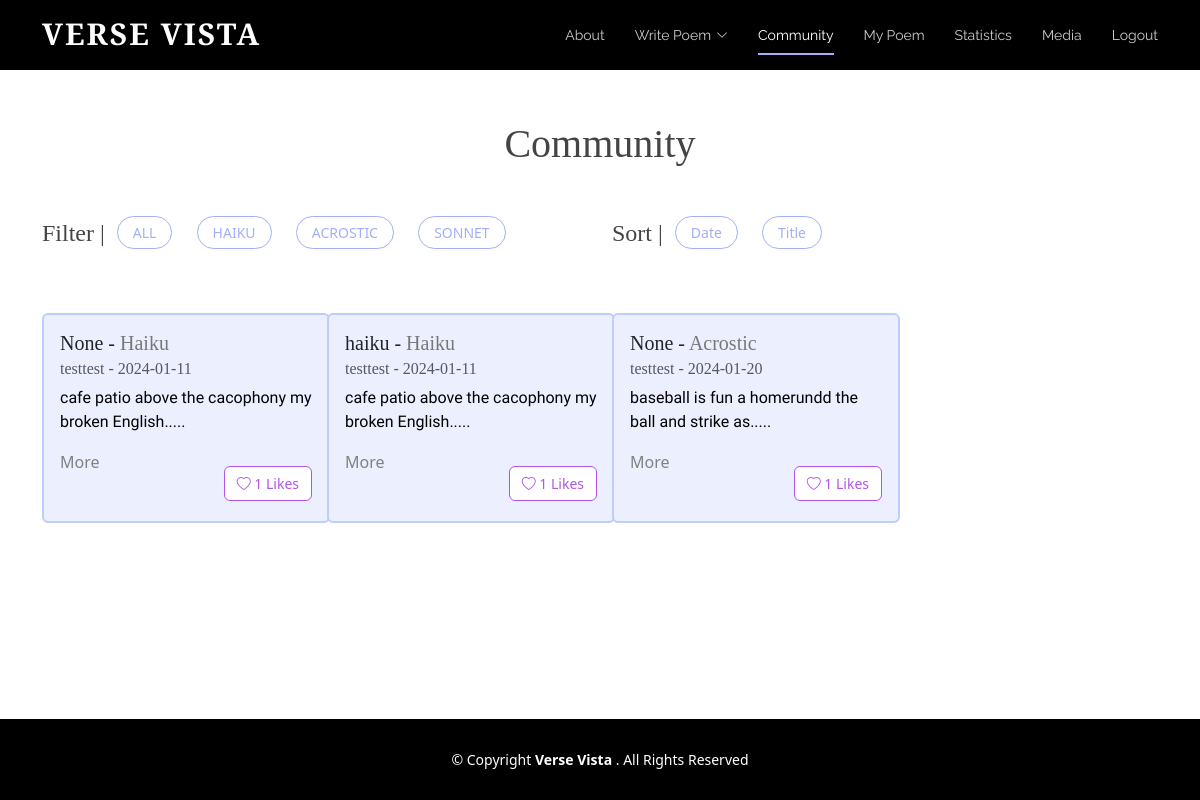
Screenshot of /board (signed in) with the database file from the repository.
### tables this page shows
CREATE TABLE "Poem" (
	"username"	TEXT,
	"content"	TEXT,
	"date"	TEXT,
	"title"	TEXT,
	"type"	TEXT
, "id"	INTEGER, "numLikes"	INTEGER, "sentiment"	INTEGER);

### app.py (the view)
@app.route("/board", methods=['GET', 'POST'])
def board():
	isLogin = False
	if request.method == "POST":
		pass
	else:
		isLogin = True
		conn = sqlite3.connect('static/database.db')
		cursor = conn.cursor()
		query = """
			SELECT P.username, P.content, P.date, P.title, P.type,P.id, P.numLikes,
				   COALESCE(L.liked, 0) AS liked
			FROM Poem P
			LEFT JOIN Likes L ON P.id = L.poem_id AND L.username = ?
		"""
		cursor.execute(query, (session.get("username"),))
		rows = cursor.fetchall()
		num_poems = len(rows)
		usernames = []  # ["scott", "alice"]
		contents = []  # ["poem...", "poem2..."]
		dates = []  # ["2023-12-12", "2022-10-10"]
		titles = []
		types = []
		likes = []
		ids = []
		num_likes = []
		for row in rows:
			usernames.append(row[0])
			contents.append(row[1])
			dates.append(row[2])
			titles.append(row[3])
			types.append(row[4].title())
			likes.append(row[7])
			num_likes.append(row[6])
			ids.append(row[5])
		print(likes)
		print(ids)
		print("AAAAA",num_poems)
		if "username" not in session:
			isLogin = False
			return redirect(url_for('login'))
		else:
			isLogin = True
		return render_template('board.html',ids=ids, usernames=usernames, contents=contents,
							   dates=dates, titles=titles, types=types, liked_status=likes,
							   num_poems=num_poems, num_likes = num_likes,isLogin=isLogin)

### templates/board.html (shortened to what this page needs)
<!DOCTYPE html>
<html lang="en">
  <head>
    <link href="../static/vendor/aos/aos.css" rel="stylesheet">
    <link href="../static/vendor/bootstrap/css/bootstrap.min.css" rel="stylesheet">
    <link href="../static/vendor/bootstrap-icons/bootstrap-icons.css" rel="stylesheet">
    <link href="../static/vendor/boxicons/css/boxicons.min.css" rel="stylesheet">
    <link href="../static/vendor/glightbox/css/glightbox.min.css" rel="stylesheet">
    <link href="../static/vendor/swiper/swiper-bundle.min.css" rel="stylesheet">
    <link href="../static/css/style.css" rel="stylesheet">
  </head>
<body class="d-flex flex-column min-vh-100">
      <header id="header" class="fixed-top d-flex align-items-center">
        <div class="container d-flex justify-content-between">
          <div class="logo">
            <h1><a href="{{url_for('index')}}">Verse Vista
</a></h1>
          </div>
          <nav id="navbar" class="navbar">
        <ul>
          <li><a class="nav-link scrollto" href="{{url_for('index')}}#about">About</a></li>
          <li class="dropdown"><a href="{{url_for('bwrite')}}"><span>Write Poem</span> <i class="bi bi-chevron-down"></i></a>
          </li>
          <li><a class="nav-link scrollto active" href="{{url_for('board')}}">Community</a></li>
                      <li><a class="nav-link scrollto" href="{{url_for('mypage')}}">My Poem</a></li>
          <li><a class="nav-link scrollto" href="{{url_for('statistics')}}">Statistics</a></li>
          <li><a class="nav-link scrollto" href="{{url_for('tube')}}">Media</a></li>
          {% if isLogin %}
            <li><a class="nav-link scrollto" href="{{url_for('logout')}}">Logout</a></li>
          {% else %}
            <li><a class="nav-link scrollto" href="{{url_for('login')}}">Login</a></li>
          {% endif %}
        </ul>
          </nav>
        </div>
      </header>
  <main class="flex-grow-1">
        <div class="container board-top">
          <h1 class="mb-5 text-center">Community</h1>
          <div class="row mb-4">
            <div class="col-lg-6 d-flex">
                <h4>Filter |</h4>
                <ul class="poem-filters">
                  <li data-filter = "*">ALL</li>
                  <li data-filter = ".filter-Haiku">HAIKU</li>
                  <li data-filter = ".filter-Acrostic">ACROSTIC</li>
                  <li data-filter = ".filter-Sonnet">SONNET</li>
                </ul>
            </div>
            <div class="col-lg-6 d-flex">
                <h4>Sort |</h4>
                <ul class="poem-filters">
                    <li class="sorting" data-sort-by ="date">Date</li>
                    <li class="sorting"  data-sort-by ="title">Title</li>
                </ul>
            </div>
          </div>
          <div class="row poem-container">
            {% for i in range(num_poems) %}
              {% if i < 4 %}
                <div class="col-md-6 col-lg-3 poem-item filter-{{types[i]}} mt-4 mt-md-4" data-title="{{titles[i]}}" data-date="{{dates[i][0:10]}}" data-type="{{types[i]}}">
              {% else %}
                <div class="col-md-6 col-lg-3 poem-item filter-{{types[i]}} mt-4 mt-md-4 mt-lg-4"data-title="{{titles[i]}}"  data-date="{{ dates[i][0:10]}}" data-type="{{types[i]}}">
              {% endif %}
              <div class="card poem-card mx-auto" style="width: 18rem;">
                <div class="card-body">
                  <h5 class="card-title"><span class="title">{{titles[i]}}</span> - <span class="board-poemtype type">{{types[i]}}</span></h5>
                  <h6 class="card-subtitle mb-2 text-muted">{{usernames[i]}} - <span class="date">{{dates[i][0:10]}}</span></h6>
                  <p class="card-text">{{contents[i][0:50]}}.....</p>
                <div class="d-flex justify-content-between">
                  <a class="card-link" data-bs-toggle="modal" data-bs-target="#poemModal" data-title="{{titles[i]}}" data-type="{{types[i]}}" data-username="{{usernames[i]}}" data-date="{{dates[i][0:10]}}" data-content="{{contents[i]}}">
  More
</a>
                    {% if liked_status[i] == 1 %}
                  <div class="text-right">
                    <button class="mt-3 btn btn-outline-danger like-button really-like" data-poem-id="{{ ids[i] }}" data-username="{{ usernames[i] }}" data-liked="{{ liked_status[i] }}">
      <i class="bi bi-heart-fill"></i> <span class="like-count">{{ num_likes[i] }}</span> Likes
                    </button>
                  </div>
                    {%else %}
                                      <div class="text-right">
                    <button class="mt-3 btn btn-outline-danger like-button" data-poem-id="{{ ids[i] }}" data-username="{{ usernames[i] }}" data-liked="{{ liked_status[i] }}">
      <i class="bi bi-heart"></i> <span class="like-count">{{ num_likes[i] }}</span> Likes
                    </button>
                  </div>
                    {% endif %}
                </div>
                </div>
              </div>
            </div>
            {% endfor %}
          </div>
        </div>
      </main>
  <footer id="footer" class="mt-5">
    <div class="container">
      <div class="copyright">
        &copy; Copyright <strong><span>Verse Vista
</span></strong>. All Rights Reserved
      </div>
    </div>
  </footer>
  </body>
</html>

### static/css/style.css (style rules this page uses)
body { color: #444444; }
a { color: #1bac91; text-decoration: none; }
h1, h2, h3, h4, h5, h6 { font-family: 'Cormorant Garamond', serif; }
#header { height: 70px; transition: all 0.5s; z-index: 997; background: #000; }
#header .logo h1 { font-size: 30px; margin: 0; padding: 6px 0; line-height: 1; font-weight: 700; letter-spacing: 2px; text-transform: uppercase; }
#header .logo h1 a, #header .logo h1 a:hover { color: #fff; text-decoration: none; }
.navbar { padding: 0; }
.navbar ul { margin: 0; padding: 0; display: flex; list-style: none; align-items: center; }
.navbar li { position: relative; }
.navbar>ul>li+li { margin-left: 30px; }
.navbar a, .navbar a:focus { display: flex; align-items: center; justify-content: space-between; padding: 12px 0; font-size: 14px; font-family: "Raleway", sans-serif; color: rgba(255, 255, 255, 0.8); white-space: nowrap; transition: 0.3s; position: relative; }
.navbar a i, .navbar a:focus i { font-size: 12px; line-height: 0; margin-left: 5px; }
.navbar>ul>li>a:before { content: ""; position: absolute; width: 100%; height: 2px; bottom: 3px; left: 0; background-color: #A2AFF6; visibility: hidden; width: 0px; transition: all 0.3s ease-in-out 0s; }
.navbar a:hover:before, .navbar li:hover>a:before, .navbar .active:before { visibility: visible; width: 100%; }
.navbar a:hover, .navbar .active, .navbar .active:focus, .navbar li:hover>a { color: #fff; }
#footer { background: black; padding: 0 0 30px 0; color: #fff; font-size: 14px; }
#footer .copyright { text-align: center; padding-top: 30px; }
body p { color: black; font-family: 'Nanum Myeongjo', serif; }
body a { color: gray; }
body { margin: 0; }
.board-top { margin-top: 120px; }
.board-poemtype { color:#787878; }
.poem-filters { list-style: none; margin-left: -20px; }
.board-top h4 { margin-top: 3px; }
.poem-filters li { cursor: pointer; font-size: 14px; display: inline-block; background: white; border: 1px solid #A2AFF6; padding: 5px 15px 5px 15px; border-radius: 50px; margin-right: 20px; color: #A2AFF6; font-weight: 500; }
.card-link { cursor:pointer }
.like-button { font-size:14px; }
.btn-outline-danger { background-color:white !important; color:#B255E3 !important; border:1px solid #B255E3 !important; }
.poem-card { height: 210px; background-color:#ECEFFE; border: 2px solid #BECDFB; transition: transform 0.3s ease-in-out; }

### rows the page displays
Poem: username "testtest", date "2024-01-11", content "cafe patio above the cacophony my broken English"
Poem: title "haiku", username "testtest", date "2024-01-11", content "cafe patio above the cacophony my broken English"
Poem: title "None", type "Acrostic", username "testtest", date "2024-01-20", content "baseball is fun a homerundd the ball and strike as", numLikes "1"

### other values shown
{{ titles[i] }} "None"
{{ types[i] }} "Haiku" "Haiku"
{{ num_likes[i] }} "1" "1"
